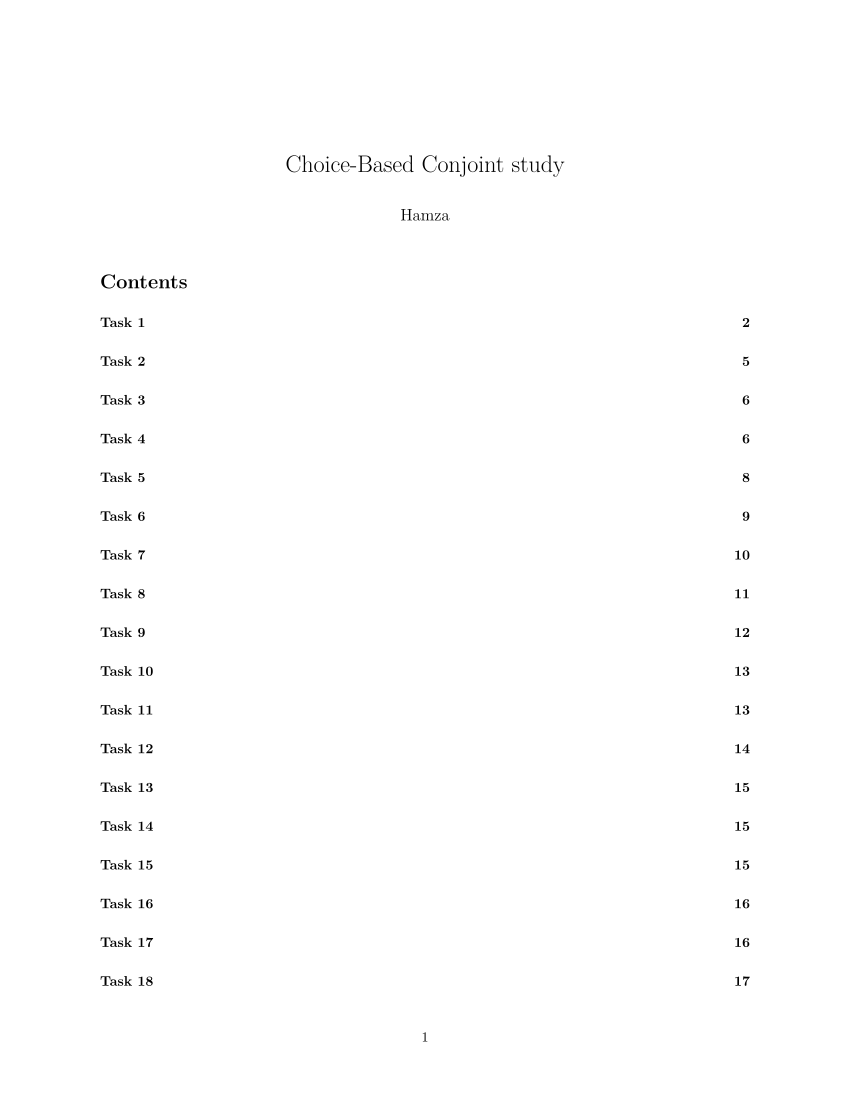

The R source for this figure:
---
title: "Choice-Based Conjoint study"
author: "Hamza"
output:
  word_document:
    toc: yes
  pdf_document:
    toc: yes
  html_document:
    number_sections: yes
    toc: yes
    fig_width: 8
    fig_height: 5
    theme: cosmo
    highlight: tango
    code_folding: hide
---
# Task 1

Read and inspect the data set. Provide a descriptive analysis for each of the variables in the data set. Make sure you provide an analysis that is meaningful for each variable type (e.g., factors, identifiers).

- **Anwser**

```{r task1}
# Load packages
library("plotly")
library("tidyverse")
library("data.table")
library("dplyr")
library("gridExtra")
library("knitr")
library("scales")

# Load Cloud Data
df.aal <- read_csv("cloud.csv")
# view first 6 rows of cloud.csv
head(df.aal)
# reveal cloud.csv data analysis
str(df.aal)
# descriptive analysis of cloud.csv
summary(df.aal)
by_price <- df.aal %>% group_by(price)  
ggplot(by_price) + geom_bar(aes(x=price))  + labs(title="Preferred Price") + xlab("Price") + ylab("Frequency")
```

   running the str() function gives a quick description of cloud.csv.
  we have 9 Columns and 9000 attributes.
  we have 5 columns with Number data types or class , these columns are respondent_id , choiseset_id ,                  alternative_id, choice_id, and choice
  we have 4 columns with character data type or class , these columns are cloud_storage , customer_support              ,cloud_services , and price.

# Task 2

Convert the attribute variables cloud_storage and price so that the factor reference levels are the levels representing the smallest values (i.e., 30GB for cloud_storage and p6 for price). Why there is no need to perform this step on the rest of the attribute variables?

- **Anwser**

```{r task2}
# convert cloud_storage as factors in order 30gb<200gb<5000gb 
df.aal$cloud_storage <- as.factor(df.aal$cloud_storage)
# view of cloud_storage attributes
table(df.aal$cloud_storage)
# convert price as factors in order p6<p12<p18 
df.aal$price <- as.factor(df.aal$price)
# view order of price
table(df.aal$price)
df.aal$cloud_services <- as.factor(df.aal$cloud_services)
# view order of price
table(df.aal$cloud_services)
df.aal$customer_support <- as.factor(df.aal$customer_support)
# view order of price
table(df.aal$customer_support)
```
     
  The reason there is no need to perform this step on the rest of the attribute variables and only cloud_storage and    
  price has a need to indicate hierarchy from the list in character class, the other attribute variables like     
  
  customer_support and customer_services whom are not converted to factors do not need to indicate hierarchy.

# Task 3

Create a new variable in the data set that turns price into numeric class (do not overwrite price). Call this new variable price_n. What is the mean of variable price_n?

- **Anwser**

```{r task3}
# create a variable price_n as numberic
price_n <- as.numeric(df.aal$price)
# view or confirm conversion true
mean(price_n)
```

  Mean of price_n = 2.002556


# Task 4

There are 3000 choice sets in the data set. Therefore, there were 3000 choices made. Out of these 3000 choices, how many times did respondents choose a 30GB cloud storage? What is the percentage of respondents who chose email only as cloud service?

- **Anwser**

```{r task4}
# make a pie chart of storage in percentages 
p <- df.aal %>% group_by(cloud_storage) %>% count(cloud_storage) %>% mutate( n=as.numeric(n))
head(p)
perc = p$n/sum(p$n)
Labels = percent(perc)
pie(p$n,labels = Labels ,main = "Pie Chart Of Cloud Storage", col=c("lightblue","orange","brown"))
legend("topright", c("30gb","2000gb","5000gb"), cex = 0.8,fill = c("lightblue","orange","brown"))

# make a pie chart of storage in percentages
q <- df.aal %>% group_by(cloud_services) %>% count(cloud_services) %>% mutate( n=as.numeric(n))
head(q)
perc = q$n/sum(q$n)
Labels = percent(perc)
pie(q$n,labels = Labels ,main = "Pie Chart Of Cloud Services", col=c("purple","blue","yellow"))
legend("topright", c("email","email, video","email, video, productivity"), cex = 0.8,fill = c("purple","blue","yellow"))
```

  30gb was choosen 3003 times
  
  Email only as cloud service was 33.322%


# Task 5

Use the dfidx() function from the dfidx package to create a specially formatted data object that will be used in the process of estimating a multinomial conjoint model. In the argument idx, use a list of the two indexes (choice_id and respondent_id) that define unique observations. Also use alternative_id as the variable defining the levels of the alternatives. Call this data object m_data. How many variables (i.e., columns) does m_data have?

- **Anwser**

```{r task5}
# load dfidx package
library("dfidx")
# remove duplicated rows based on choice_id and respondent_id
z <- df.aal 
z$choice <- as.logical(z$choice)
z$choice_id <- as.factor(z$choice_id)
z$customer_support <- as.factor(z$customer_support)
z$cloud_services <- as.factor(z$cloud_services)
# create formated data object _m_data
m_data <- dfidx(z, idx = list(c("choice_id", "respondent_id"), "alternative_id"),choice = "choice")
#
head(m_data)
```

  m_data has 7 columns

# Task 6

Use m_data to build a multinomial logit model that predicts choice from cloud_storage,customer_support,cloud_services, and price.Make sure that you tell the mlogit() function to exclude the intercept term. Call this model model1. Use set.seed(123) right before running the command that builds the model. Comment on the coefficient estimates of cloud_storage5000gb and pricep12.

- **Anwser**

```{r task6}
# load mlogit package
library("mlogit")
# build multinomial logit model
model1 <- mlogit (choice ~ cloud_storage + customer_support + cloud_services + price | 0, data = m_data  , seed = 123  )
summary(model1)

```
    
   cloud_storage5000gb  = 0.729560 this means the price is relevant and is the most favorable and choosen choice in storage
   pricep12 is the reference price  

# Task 7

Now follow the same process as in Task 6 to build a multinomial logit model that uses price_n instead of price. Call this model model2. Again use set.seed(123) right before running the command that builds the model. Comment on the coefficient estimate of price_n. What does this mean?

- **Anwser**

```{r task7}
# change column price to price_n
m_data3<-mutate(m_data,price = price_n)
# build multinomial logit model
model2 <- mlogit (choice ~ cloud_storage + customer_support + cloud_services + price_n  | 0 , data = m_data3 , seed = 123,)
summary(model2)
```

  coefficient estimate price_n  -0.803613 that price is inversely proportional to choices made, that when price         
  increases this will negatively affect choice. 

# Task 8

Use a likelihood ratio test to test the model2 against model1. What is the outcome of the test? Are model2 and model1 significantly different?Which model we should choose between the two and for what reason(s)?

- **Anwser**

```{r task8}
library(lmtest)
# perform likelihood ratio test for differences in models
lrtest(model1, model2)

```

  From the output we can see that the p-value of the likelihood ratio test is 0.5031. Since this is greater than .05,   
  we would accept the null hypothesis.

  Thus, we would conclude that the model with variable price offers no significant improvement in fit over the model    
  with variable price_n.

  Thus, we should use the price_n variable model (model2) because the additional predictor variables in the full model     
  don’t offer a significant improvement in fit.

# Task 9

Use model2 to predict the choice probabilities for different alternatives in the data. What is the predicted probability of choosing the third alternative in the first choice set?

- **Anwser**

```{r task9}
# mode2
predicted_alt <- predict(model2, m_data3)
head(predicted_alt)

```

  Probability of choosing the the third alternative in first choice set is = 0.02837185


# Task 10

Use the predicted probabilities from Task 9 to compute the predicted alternatives using the maximum choice probabilities. Which is the predicted alternative in the third choice set?

- **Anwser**

```{r task10}
head(summary(predicted_alt))
```
  Max probability in the 3 choice set is 0.96483

# Task 11

Then we can extract the selected alternatives from the original data. Which is the selected alternative in the fifteenth choice set?

- **Anwser**

```{r task11}
# call from row 15
head(m_data[15,])
```

   Give Above in the code execution

# Task 12

Compute the confusion matrix for model2. What is the accuracy (or hit rate) of model2? How does model2 compare to the baseline method (i.e., making random predictions)?

- **Anwser**

```{r task12}
# compute confussion matrix of model2 
tab = table(predicted_alt>0.5,m_data3$choice)
tab
#compute accuracy of model2
accurracy <- sum(diag(tab))/sum(tab)*100
accurracy

# load package if required 
library(ggpubr)
library(CGPfunctions)


# compute r model 


```


  Accurracy of model2 gives 58.02%


# Task 13

Now let us see how we can use the model2 parameters to predict market shares under hypothetical market scenarios for an arbitrary set of products. First, build a custom function to predict market share for an arbitrary set of alternatives available in a data set d. You can find the commands for building the custom function in the “Multinomial Choice Modelling Practical”. Call the custom function predict.share.

- **Anwser**

```{r task13}
products <- select(z,-c(respondent_id,choice))
predict.share <- function(model2,products) {
x <- predict(model2, products) 
share <- matrix(x,dimnames=list(t(outer(colnames(x),rownames(x),FUN=paste)),NULL)) 
shares <- cbind(share, products)
return(shares)
}
```


# Task 14

Create a data object (i.e., data.frame or tibble) with the following hypothetical market consisting of five alternatives:
Call this data object d_base.

- **Anwser**

```{r task14}

cloud_storage <- c("30gb","30gb","30gb","5000gb","5000gb")
customer_support <- c("no","no","yes","yes","no")
cloud_services <- c("email","email,video","email","email","email,video,productivity")
price_n   <- c("6","12","12","18","18")
d_base <- data.frame(cloud_storage,customer_support,cloud_services,price_n)
head(d_base)
```


# Task 15

Run the customer function predict.share using model2 and d_base as input arguments. What is the predicted market share for alternative four of this hypothetical market?

- **Anwser**

```{r task15}
d_base[nrow(d_base)+8995,] <- NA
head(predict.share(model2,d_base))

```

  predicted market share for 4 is 0.5991325

# Task 16

Now consider a modification on the previous hypothetical market, in which the level of the cloud_services attribute changes for the fifth alternative to “email, video”. What is the predicted market share for alternative four of this new hypothetical market?

- **Anwser**

```{r task16}
cloud_storage <- c("30gb","30gb","30gb","5000gb","5000gb")
customer_support <- c("no","no","yes","yes","no")
cloud_services <- c("email","email,video","email","email","email, video")
price_n   <- c("6","12","12","18","18")
d_base1 <- data.frame(cloud_storage,customer_support,cloud_services,price_n)
head(d_base1)
```


# Task 17

Which alternative was affected the most from this modification of the hypothetical market, and by how much (in percentage terms)?

- **Anwser**

```{r task17}
d_base1[nrow(d_base1)+8995,] <- NA
head(predict.share(model2,d_base1))

```
  Alternative 3 is affected most by 3.466%

# Task 18

Use the model2 coefficients to calculate how much a consumer would be willing to pay (in £ per month) for customer support.

- **Anwser**

```{r task18}
print(coef(model2)[3]/coef(model2)[6])

```

  Per Month Consumers are willing to pay -0.614034893

# Task 19
Use the model2 coefficients to calculate how much a consumer would be willing to pay (in £ per month) for an upgrade from 30GB to 2000GB cloud storage.

- **Anwser**

```{r task19}
print(coef(model2)[1]/coef(model2)[6])

```

  Per Month Consumers are willing to pay -0.7870795 per month to upgrade from 30GB to 2000GB


# Task 20

Use the model2 coefficients to calculate how much a consumer would be willing to pay (in £ per month) for an upgrade from 2000GB to 5000GB cloud storage.

- **Anwser**

```{r task20}
print(coef(model2)[2]/coef(model2)[6])
```

  Per Month Consumers are willing to pay -0.2866035 per month to upgrade from 2000GB to 5000GB
